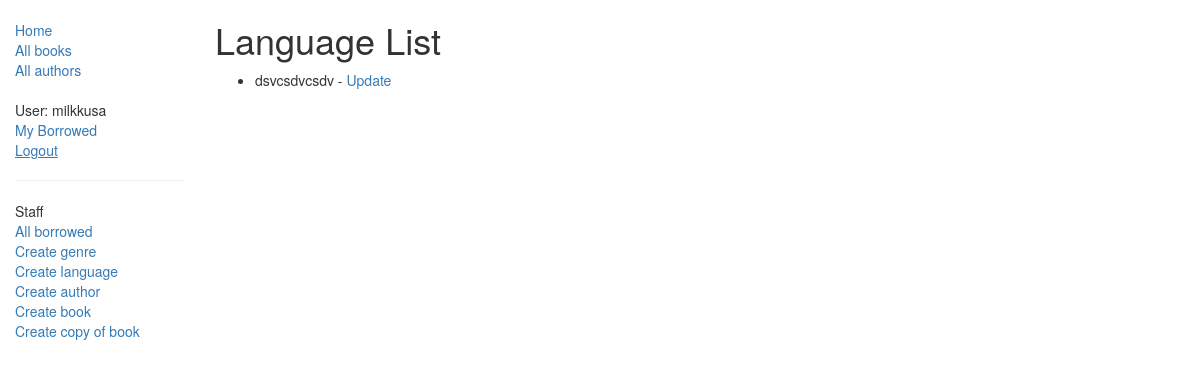
Before: /catalog/languages/ (signed in) with the older database file.
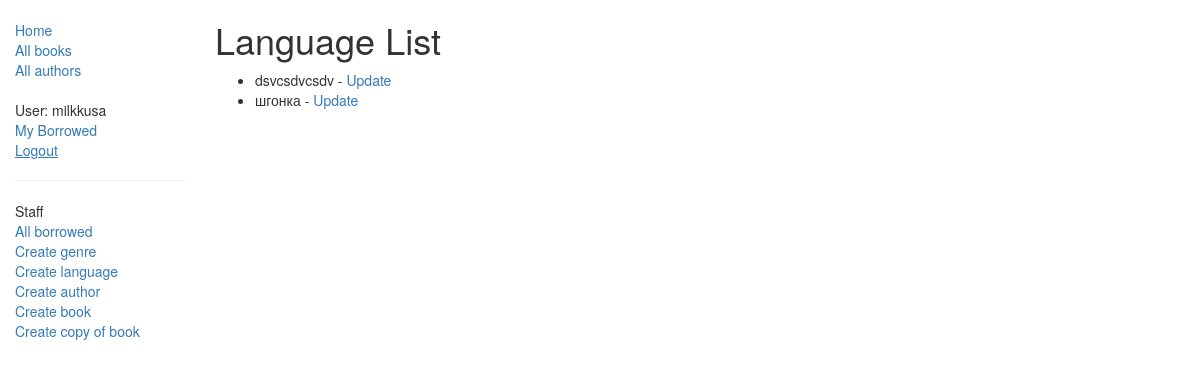
After: the same page with the newer database file.
### catalog/models.py (models this page shows, shortened)
class Language(models.Model):
    name = models.CharField(max_length=200, help_text="Enter a book's natural language (e.g. English, French, Japanese etc.)")

### catalog/views.py (the view)
# urls.py: path('languages/', views.LanguageListView.as_view(), name='languages'),
class LanguageListView(generic.ListView):
    model = Language
    paginate_by = 10

### catalog/templates/catalog/language_list.html
{% extends "base_generic.html" %}
{% block content %}
  <h1>Language List</h1>
  {% if language_list %}
    <ul>
      {% for language in language_list %}
      <li>
        {{ language.name }}
        {% if perms.catalog.change_language %}-
          <a href="{% url 'language_update' language.pk %}">Update</a>
        {% endif %}
      </li>
      {% endfor %}
    </ul>
  {% else %}
    <p>There are no languages in the library.</p>
  {% endif %}
{% endblock %}

Changed rows visible on the page:
added Language: name "шгонка"
